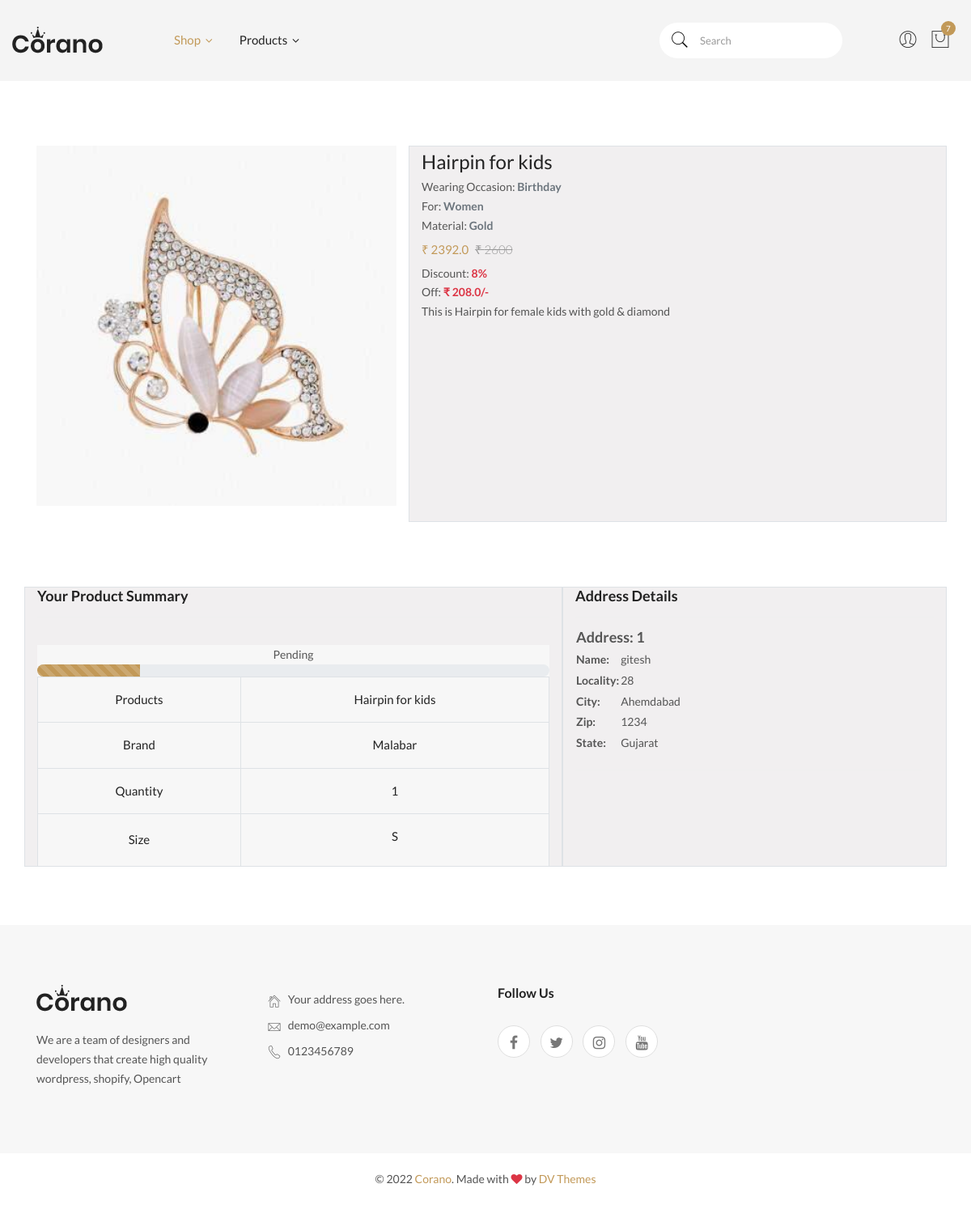
Screenshot of /orderdetails/59/ (signed in) with the database file from the repository.
### myapp/models.py (models this page shows, shortened)
class Order(models.Model):
    user = models.ForeignKey(User,on_delete=models.CASCADE)
    customer = models.ForeignKey(CustomerModel,on_delete=models.CASCADE)
    product = models.ForeignKey(ProductModel,on_delete=models.CASCADE)
    quantity = models.PositiveIntegerField()
    psize = models.CharField(max_length=20,default='S')
    order_date = models.DateTimeField(auto_now_add=True)
    status = models.CharField(choices=step,max_length=200,default='Pending')

class ProductModel(models.Model):
    name= models.CharField(max_length=300)
    main_cate = models.CharField(choices=m_cate,max_length=200)
    sub_cate = models.CharField(choices=s_cate,max_length=200)
    og_price = models.IntegerField()
    discount = models.IntegerField()
    discounted_price = models.IntegerField(null=True)
    sell_price = models.IntegerField(null=True)
    p_type = models.CharField(default = 'Single Material',choices=ptype,max_length=200)
    p_material = models.CharField(choices=p_mate,max_length=200)
    p_brand = models.CharField(choices=p_brand,max_length=200)
    p_occasion = models.CharField(choices=occa,max_length=200)
    p_status = models.CharField(default='Available',choices=pstatus,max_length=100)
    p_mode = models.CharField(choices=pmode,default='Running',max_length=100)
    p_des = models.TextField()
    photo = models.ImageField(upload_to='product/')
    created_at = models.DateField(auto_now_add=True)
    @property
    def discounted_price(self):
        return ((self.og_price)*(self.discount))/100
    @property
    def sell_price(self):
        return (self.og_price)-(self.discounted_price)

class CustomerModel(models.Model):
    user = models.ForeignKey(User,on_delete=models.CASCADE)
    name = models.CharField(max_length=200)
    mobile = models.IntegerField()
    email = models.EmailField()
    locality = models.CharField(max_length=200)
    city = models.CharField(max_length=200)
    zipcode = models.IntegerField()
    state = models.CharField(max_length=200)
    objects = models.Manager()

### myapp/views.py (the view)
# urls.py: path('orderdetails/<int:id>/',orderdetails,name='orderdetails'),
def orderdetails(request,id):
    if request.user.is_authenticated:
        one_product = Order.objects.get(id=id)
        rendom = Order.objects.order_by('?')[:6]
        customer_data = CustomerModel.objects.filter(user=request.user)
        order_data = Order.objects.filter(user=request.user)[::-1]
        proamount = 0
        cart_count = 0
        shipping_amt = 70
        final_amt = 0
        for i in order_data:
            prod_amt = ((i.product.sell_price)*(i.quantity))
            cart_count += i.quantity
            proamount += prod_amt
            final_amt = proamount+shipping_amt
        context = {"order_data":order_data,'one_product':one_product,'cart_count':cart_count,'proamount':proamount,'final_amt':final_amt,'rendom':rendom,'customer_data':customer_data}
        return render(request,'orderdetails.html',context)
    else:
        messages.info(request, '☹︎ Please Login First')
    return redirect('/signin')

### myapp/templates/orderdetails.html (shortened to what this page needs)
{% extends 'base.html' %}
{% load static %}
{% block body %}
<div class="shop-main-wrapper section-padding pb-0">
    <div class="container"  >
        <div class="row">
            <div class="col-lg-12 order-1 order-lg-2">
                <div class="product-details-inner">
                    <div class="row">
                        <div class="col-lg-5">
                            <div class="product-large-slider">
                                <div class="pro-large-img img-zoom">
                                    <img src="{{one_product.product.photo.url}}" alt="product-details" />
                                </div>
                            </div>
                        </div>
                        <div class="col-lg-7 border border dark" style="background-color: #f1eff0;">
                            <div class="product-details-des">
                                <h3 class="product-name">{{one_product.product.name}}</h3>
                                <div>
                                    <span>Wearing Occasion: <strong
                                            class="text-muted">{{one_product.product.p_occasion}}</strong></span>
                                </div>
                                <div>
                                    <span>For: <strong
                                            class="text-muted">{{one_product.product.main_cate}}</strong></span>
                                </div>
                                <div>
                                    <span>Material: <strong
                                            class="text-muted">{{one_product.product.p_material}}</strong></span>
                                </div>
                                <div class="price-box">
                                    <span class="price-regular">₹ {{one_product.product.sell_price}}</span>
                                    <span class="price-old"><del>₹ {{one_product.product.og_price}}</del></span>
                                </div>
                                <div>
                                    <span>Discount: <strong
                                            class="text-danger">{{one_product.product.discount}}%</strong></span>
                                </div>
                                <div>
                                    <span>Off: <strong class="text-danger">₹
                                            {{one_product.product.discounted_price}}/-</strong></span>
                                </div>
                                <p class="pro-desc">{{one_product.product.p_des}}</p>
                            </div>
                        </div>
                    </div>
                </div>
            </div>
        </div>
    </div>
</div>
<main>
    <div class="checkout-page-wrapper section-padding">
        <div class="container" style="background-color: #f1eff0;">
            <div class="row">
                <div class="col-lg-7 border border dark">
                    <div class="order-summary-details">
                        <h5 class="checkout-title">Your Product Summary</h5>
                        <div class="order-summary-content">
                            <div class="order-summary-table table-responsive text-center">
                                <table class="table table-bordered">
                                    <thead>
                                        <tr>
                                            <td><strong>Products</strong></td>
                                            <td><strong>{{one_product.product.name}}</strong></td>
                                        </tr>
                                    </thead>
                                    <tfoot>
                                        <tr>
                                            <td> Brand</td>
                                            <td><strong>{{one_product.product.p_brand}}</strong></td>
                                        </tr>
                                        <tr>
                                            <td>Quantity</td>
                                            <td><strong> {{one_product.quantity}}</strong></td>
                                        </tr>
                                        <tr>
                                            <td>Size</td>
                                            <td>
                                                <label>{{one_product.psize}}</label>
                                            </td>
                                        </tr>
                                    </tfoot>
                                    <tr>
                                        {% if one_product.status == 'Pending' %}
                                        <div class="progress">
                                            <div data-toggle="tooltip" data-placement="top" title="{{one_product.status}}" class="progress-bar progress-bar-striped progress-bar-animated"
                                                role="progressbar" aria-valuenow="75" aria-valuemin="0"
                                                aria-valuemax="100" style="width: 20%"></div>
                                        </div>
                                        {% elif one_product.status == 'Accepted' %}
                                        <div class="progress">
                                            <div data-toggle="tooltip" data-placement="top" title="{{one_product.status}}" class="progress-bar progress-bar-striped progress-bar-animated"
                                                role="progressbar" aria-valuenow="75" aria-valuemin="0"
                                                aria-valuemax="100" style="width: 40%"></div>
                                        </div>
                                        {% elif one_product.status == 'Packing' %}
                                        <div class="progress">
                                            <div data-toggle="tooltip" data-placement="top" title="{{one_product.status}}" class="progress-bar progress-bar-striped progress-bar-animated"
                                                role="progressbar" aria-valuenow="75" aria-valuemin="0"
                                                aria-valuemax="100" style="width: 60%"></div>
                                        </div>
                                        {% elif one_product.status == 'Shipping' %}
                                        <div class="progress">
                                            <div data-toggle="tooltip" data-placement="top" title="{{one_product.status}}" class="progress-bar progress-bar-striped progress-bar-animated"
                                                role="progressbar" aria-valuenow="75" aria-valuemin="0"
                                                aria-valuemax="100" style="width: 80%"></div>
                                        </div>
                                        {% elif one_product.status == 'Deliverd' %}
                                        <div class="progress">
                                            <div data-toggle="tooltip" data-placement="top" title="{{one_product.status}}" class="progress-bar progress-bar-striped progress-bar-animated"
                                                role="progressbar" aria-valuenow="75" aria-valuemin="0"
                                                aria-valuemax="100" style="width: 100%"></div>
                                        </div>
                                        {% endif %}
                                    </tr>
                                </table>
                            </div>
                        </div>
                    </div>
                </div>
                <div class="col-lg-5 border border dark"  >
                    <div class="checkout-billing-details-wrap">
                        <h5 class="checkout-title">Address Details</h5>
                        <div class="billing-form-wrap">
                            <div class="minicart-content-box">
                                <div class="minicart-item-wrapper">
                                    <form action="{% url 'placeorder' %}" method="POST">
                                        <ul>
                                            {% for add in customer_data %}
                                            <li class="minicart-item">
                                                <div class="minicart-thumb">
                                                    <table>
                                                        <tbody>
                                                            <tr>
                                                                <th class="h5" colspan="2">
                                                                    <div class="single-payment-method show">
                                                                        <div class="payment-method-name">
                                                                            <div class="">
                                                                                <label class="custom-control-label"
                                                                                    for="{{add.id}}">Address:
                                                                                    {{forloop.counter}}</label>
                                                                            </div>
                                                                        </div>
                                                                    </div>
                                                                </th>
                                                            </tr>
                                                            <tr>
                                                                <th>Name:</th>
                                                                <td>{{add.name}}</td>
                                                            </tr>
                                                            <tr>
                                                                <th>Locality:</th>
                                                                <td>{{add.locality}}</td>
                                                            </tr>
                                                            <tr>
                                                                <th>City:</th>
                                                                <td>{{add.city}}</td>
                                                            </tr>
                                                            <tr>
                                                                <th>Zip:</th>
                                                                <td>{{add.zipcode}}</td>
                                                            </tr>
                                                            <tr>
                                                                <th>State:</th>
                                                                <td>{{add.state}}</td>
                                                            </tr>
                                                        </tbody>
                                                    </table>
                                                </div>
                                            </li>
                                            {% endfor %}
                                        </ul>
                                    </form>
                                </div>
                            </div>
                        </div>
                    </div>
                </div>
            </div>
        </div>
    </div>
</main>
{% endblock body %}

### rows the page displays
Order: product.photo (picture), product.name "Hairpin for kids", product.p_occasion "Birthday", product.main_cate "Women", product.p_material "Gold", product.sell_price "2392.0", product.og_price "2600", product.discount "8", product.discounted_price "208.0", product.p_des "This is Hairpin for female kids with gold & diamond", product.p_brand "Malabar", quantity "1", psize "S"
CustomerModel: name "gitesh", locality "28", city "Ahemdabad", zipcode "1234", state "Gujarat"

### other values shown
{{ cart_count }} "7"
